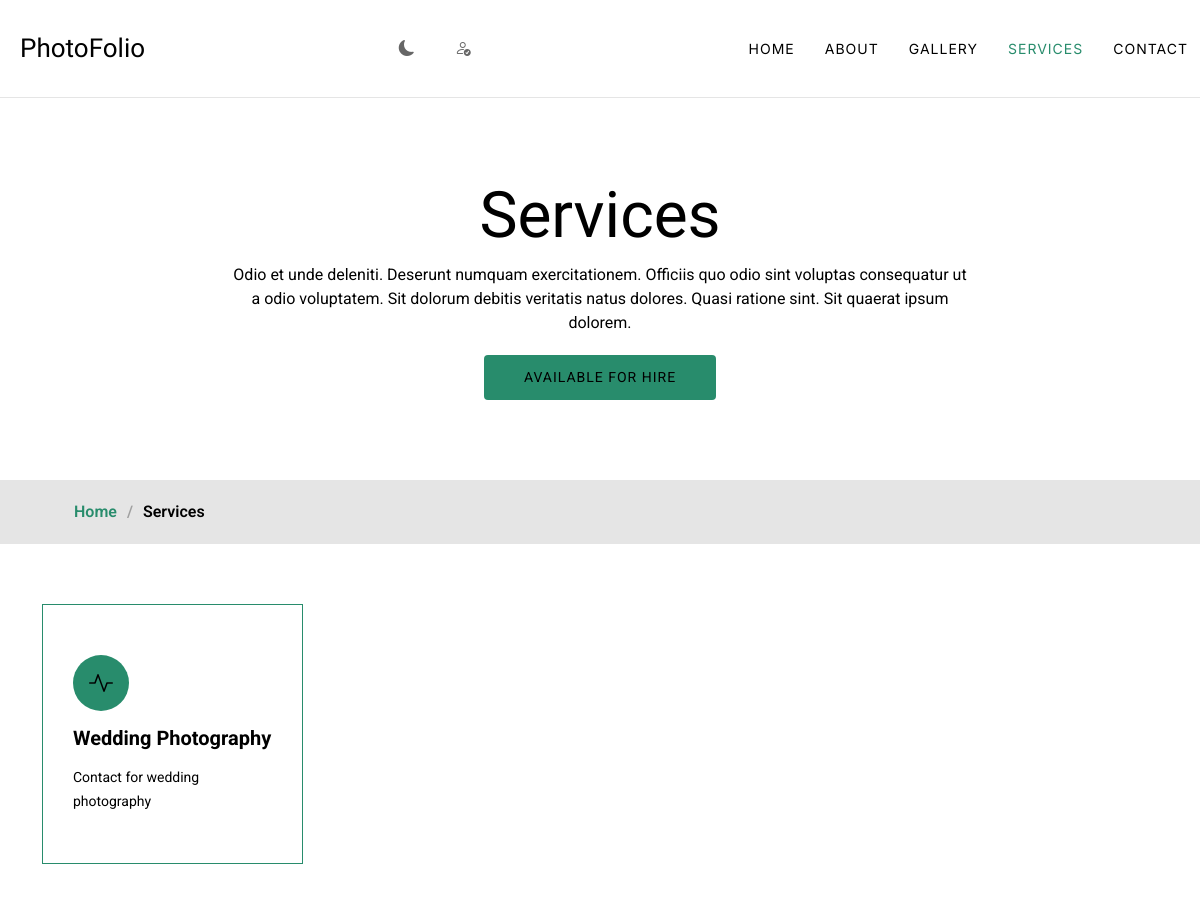
/services/, run on an earlier commit of the app's database.
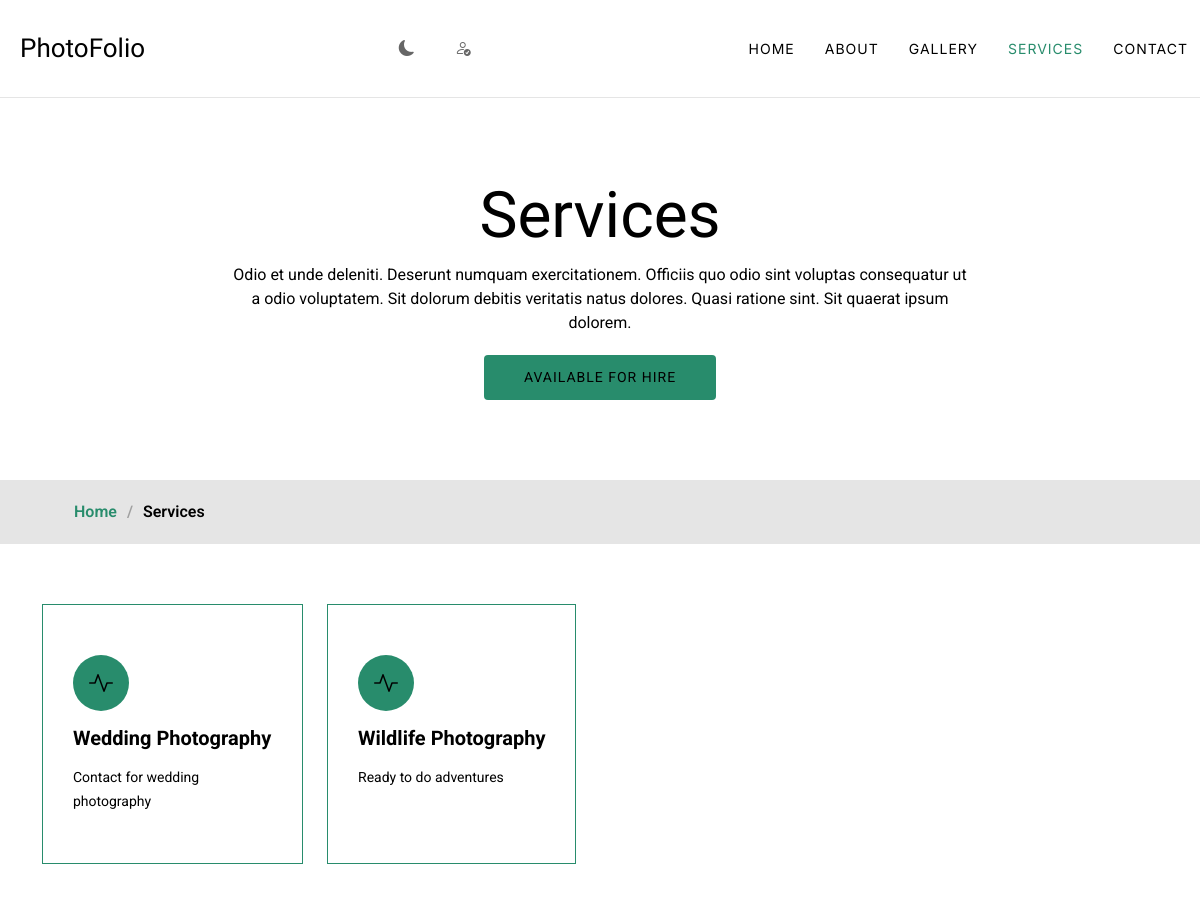
And on a later commit of the database.
### adminapp/models.py (models this page shows, shortened)
class Services(models.Model):
    title = models.CharField(max_length=200)
    description = models.TextField()

### viewerapp/views.py (the view)
# urls.py: path('services/', views.services, name='services'),
def services(request):
    services=Services.objects.all()
    return render(request, 'viewerapp/services.html',{'services': services})

### templates/viewerapp/services.html (shortened to what this page needs)
{% extends 'viewerapp/index.html' %}
{% load static %}
{% block content %}
<div class="page-title" data-aos="fade">
  <div class="heading">
    <div class="container">
      <div class="row d-flex justify-content-center text-center">
        <div class="col-lg-8">
          <h1>Services</h1>
          <p class="mb-0">Odio et unde deleniti. Deserunt numquam exercitationem. Officiis quo odio sint voluptas consequatur ut a odio voluptatem. Sit dolorum debitis veritatis natus dolores. Quasi ratione sint. Sit quaerat ipsum dolorem.</p>
          <a href="{% url 'contact' %}" class="cta-btn">Available for Hire<br></a>
        </div>
      </div>
    </div>
  </div>
  <nav class="breadcrumbs">
    <div class="container">
      <ol>
        <li><a href="{% url 'index' %}">Home</a></li>
        <li class="current">Services</li>
      </ol>
    </div>
  </nav>
</div>
<section id="services" class="services section">
  <div class="container">
    <div class="row gy-4">
      {% for service in services %}
      <div class="col-xl-3 col-md-6 d-flex"  data-aos="fade-up" data-aos-delay="100" >
        <div class="service-item position-relative" style="background-color: var(--background-color); color: var(--heading-color); border:1px solid var(--accent-color);">
          <div class="icon"><i class="bi bi-activity icon"></i></div>
          <h4><a href="" class="stretched-link">{{ service.title }}</a></h4>
          <p>{{ service.description }}</p>
        </div>
      </div>
      {% endfor %}
    </div>
  </div>
</section>
{% endblock %}

What changed in the data, as far as the page shows it:
added Services: title "Wildlife Photography", description "Ready to do adventures"
